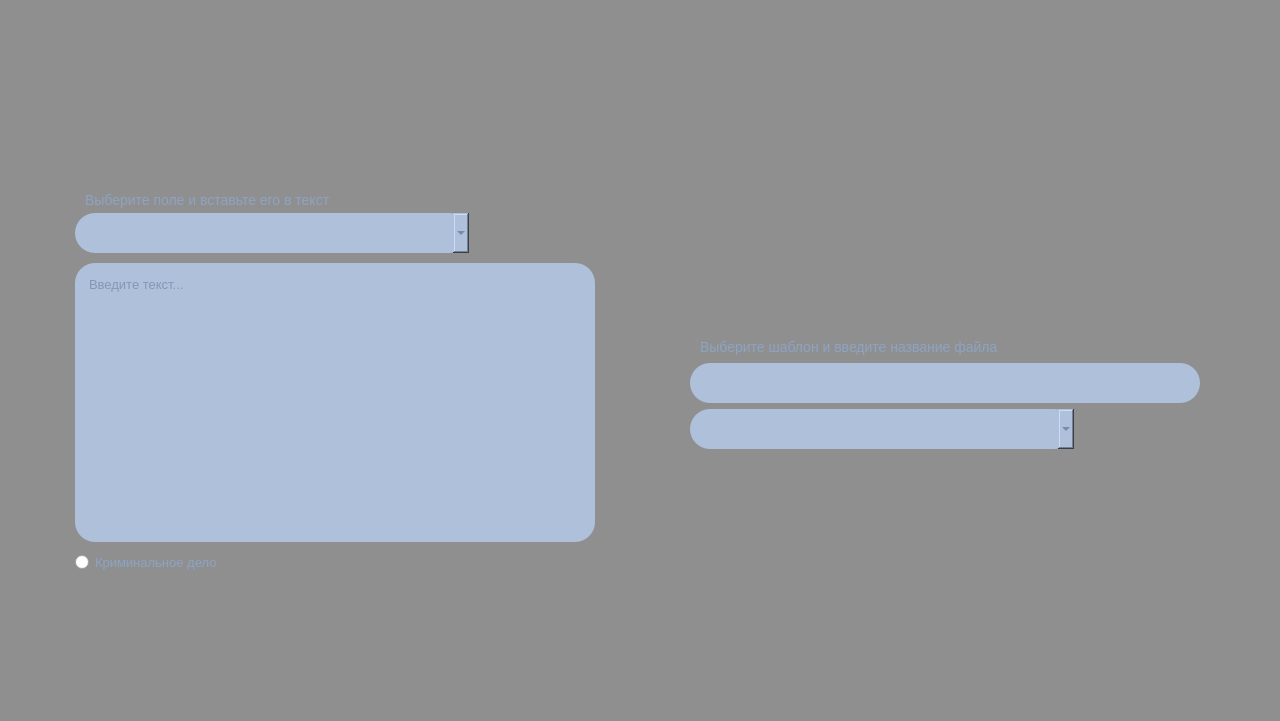
<?xml version="1.0" encoding="UTF-8"?>
<ui version="4.0">
 <class>CourtCaseWindow</class>
 <widget class="QWidget" name="CourtCaseWindow">
  <property name="geometry">
   <rect>
    <x>0</x>
    <y>0</y>
    <width>1280</width>
    <height>721</height>
   </rect>
  </property>
  <property name="windowTitle">
   <string>Form</string>
  </property>
  <property name="styleSheet">
   <string notr="true">QLabel {
	font-size: 14px;
	color: #8da3c3;
}

QScrollBar:vertical {
	margin: 15px 3px 15px 3px;
     background-color: #9fb4d3;
     width: 18px;
     border: 1px transparent #2A2929;
     border-radius: 6px;
}

QScrollBar::handle:vertical {
     background-color: #6d82a1; 
     border-radius: 6px; 
}

QScrollBar::sub-line:vertical {
     background: none;
     margin: 3px 0px 3px 0px;  
     height: 10px;
     width: 10px;
     subcontrol-position: top;
     subcontrol-origin: margin;
 }

QScrollBar::add-line:vertical {
     margin: 3px 0px 3px 0px;
     background: none;
     height: 10px;
     width: 10px;
     subcontrol-position: bottom;
     subcontrol-origin: margin;
 }

 QScrollBar::sub-line:vertical:hover,QScrollBar::sub-line:vertical:on
 {

     background: none;             
     height: 10px;
     width: 10px;
     subcontrol-position: top;
     subcontrol-origin: margin;
 }


 QScrollBar::add-line:vertical:hover, QScrollBar::add-line:vertical:on
 {
     background: none;             
     height: 10px;
     width: 10px;
     subcontrol-position: bottom;
     subcontrol-origin: margin;
 }

 QScrollBar::up-arrow:vertical, QScrollBar::down-arrow:vertical
 {
     background: none;
 }


 QScrollBar::add-page:vertical, QScrollBar::sub-page:vertical
 {
     background: none;
 }


QComboBox {
	background-color: #afc0da;
    border: none;
    border-radius: 20px;
	font-size: 14px;
	color: #566d8e;
}
QComboBox:on {
    padding-left: 6px;
}
QComboBox:!on {
    padding-left: 6px;
}
QComboBox::drop-down {
    subcontrol-origin: padding;
    subcontrol-position: top left;
    width: 18px;
	margin-left: 10px;
	image: url(:/courtcasewindow/images/courtcasewindow/combobox-button.png);
}
QComboBox::drop-down:hover {
	image: url(:/courtcasewindow/images/courtcasewindow/combobox-button-hover.png);
}

QComboBox:item {
       padding-left: 20px;  /* move text right to make room for tick mark */
}
QComboBox QAbstractItemView {
       border: none;
       color: black;
       selection-background-color: QLinearGradient( x1: 0, y1: 0, x2: 0, y2: 1, stop: 0 #111, stop: 1 #333);
}
QComboBox QListView {
	width: 20px;
}
</string>
  </property>
  <layout class="QGridLayout" name="gridLayout_2">
   <property name="leftMargin">
    <number>0</number>
   </property>
   <property name="topMargin">
    <number>0</number>
   </property>
   <property name="rightMargin">
    <number>0</number>
   </property>
   <property name="bottomMargin">
    <number>0</number>
   </property>
   <property name="spacing">
    <number>0</number>
   </property>
   <item row="0" column="0">
    <widget class="QWidget" name="background" native="true">
     <property name="styleSheet">
      <string notr="true">#background {
	background-color: rgb(0, 0, 0, 40%);
}</string>
     </property>
     <layout class="QHBoxLayout" name="horizontalLayout">
      <property name="spacing">
       <number>0</number>
      </property>
      <property name="leftMargin">
       <number>0</number>
      </property>
      <property name="topMargin">
       <number>0</number>
      </property>
      <property name="rightMargin">
       <number>0</number>
      </property>
      <property name="bottomMargin">
       <number>0</number>
      </property>
      <item>
       <widget class="QWidget" name="editWidget" native="true">
        <property name="minimumSize">
         <size>
          <width>550</width>
          <height>614</height>
         </size>
        </property>
        <property name="maximumSize">
         <size>
          <width>550</width>
          <height>614</height>
         </size>
        </property>
        <property name="styleSheet">
         <string notr="true">#editWidget {
	image: url(:/courtcasewindow/images/courtcasewindow/edit-window.png)
}</string>
        </property>
        <layout class="QVBoxLayout" name="verticalLayout_5">
         <property name="spacing">
          <number>0</number>
         </property>
         <property name="leftMargin">
          <number>0</number>
         </property>
         <property name="topMargin">
          <number>0</number>
         </property>
         <property name="rightMargin">
          <number>0</number>
         </property>
         <property name="bottomMargin">
          <number>0</number>
         </property>
         <item>
          <layout class="QHBoxLayout" name="horizontalLayout_3">
           <item>
            <spacer name="horizontalSpacer">
             <property name="orientation">
              <enum>Qt::Horizontal</enum>
             </property>
             <property name="sizeHint" stdset="0">
              <size>
               <width>40</width>
               <height>20</height>
              </size>
             </property>
            </spacer>
           </item>
           <item>
            <widget class="QPushButton" name="closeEditTemplate">
             <property name="minimumSize">
              <size>
               <width>85</width>
               <height>67</height>
              </size>
             </property>
             <property name="styleSheet">
              <string notr="true">#closeEditTemplate {
	image: url(:/courtcasewindow/images/courtcasewindow/close.png);
	border: none
}
#closeEditTemplate:hover {
	image: url(:/courtcasewindow/images/courtcasewindow/close-hover.png);
	border: none
}</string>
             </property>
             <property name="text">
              <string/>
             </property>
            </widget>
           </item>
          </layout>
         </item>
         <item>
          <layout class="QVBoxLayout" name="verticalLayout_6">
           <property name="spacing">
            <number>10</number>
           </property>
           <property name="leftMargin">
            <number>15</number>
           </property>
           <property name="topMargin">
            <number>70</number>
           </property>
           <property name="rightMargin">
            <number>15</number>
           </property>
           <property name="bottomMargin">
            <number>30</number>
           </property>
           <item>
            <layout class="QVBoxLayout" name="verticalLayout_4">
             <property name="spacing">
              <number>3</number>
             </property>
             <property name="topMargin">
              <number>0</number>
             </property>
             <item>
              <layout class="QHBoxLayout" name="horizontalLayout_5">
               <property name="spacing">
                <number>0</number>
               </property>
               <property name="topMargin">
                <number>0</number>
               </property>
               <item>
                <spacer name="horizontalSpacer_3">
                 <property name="orientation">
                  <enum>Qt::Horizontal</enum>
                 </property>
                 <property name="sizeType">
                  <enum>QSizePolicy::Fixed</enum>
                 </property>
                 <property name="sizeHint" stdset="0">
                  <size>
                   <width>10</width>
                   <height>20</height>
                  </size>
                 </property>
                </spacer>
               </item>
               <item>
                <widget class="QLabel" name="label">
                 <property name="text">
                  <string>Выберите поле и вставьте его в текст</string>
                 </property>
                </widget>
               </item>
              </layout>
             </item>
             <item>
              <layout class="QHBoxLayout" name="horizontalLayout_2">
               <property name="spacing">
                <number>10</number>
               </property>
               <property name="leftMargin">
                <number>0</number>
               </property>
               <property name="topMargin">
                <number>0</number>
               </property>
               <property name="rightMargin">
                <number>0</number>
               </property>
               <item>
                <widget class="QComboBox" name="comboBox">
                 <property name="sizePolicy">
                  <sizepolicy hsizetype="Expanding" vsizetype="Fixed">
                   <horstretch>0</horstretch>
                   <verstretch>0</verstretch>
                  </sizepolicy>
                 </property>
                 <property name="minimumSize">
                  <size>
                   <width>0</width>
                   <height>40</height>
                  </size>
                 </property>
                 <property name="styleSheet">
                  <string notr="true"/>
                 </property>
                 <property name="editable">
                  <bool>false</bool>
                 </property>
                 <item>
                  <property name="text">
                   <string/>
                  </property>
                 </item>
                </widget>
               </item>
               <item>
                <widget class="QPushButton" name="addField">
                 <property name="minimumSize">
                  <size>
                   <width>25</width>
                   <height>25</height>
                  </size>
                 </property>
                 <property name="styleSheet">
                  <string notr="true">#addField {
	image: url(:/courtcasewindow/images/courtcasewindow/add.png);
	border: none;
}
#addField:hover {
	image: url(:/courtcasewindow/images/courtcasewindow/add-hover.png);
	border: none;
}</string>
                 </property>
                 <property name="text">
                  <string/>
                 </property>
                </widget>
               </item>
               <item>
                <widget class="QPushButton" name="insertField">
                 <property name="minimumSize">
                  <size>
                   <width>25</width>
                   <height>25</height>
                  </size>
                 </property>
                 <property name="styleSheet">
                  <string notr="true">#insertField {
	image: url(:/courtcasewindow/images/courtcasewindow/insert-field.png);
	border: none;
}
#insertField:hover {
	image: url(:/courtcasewindow/images/courtcasewindow/insert-field-hover.png);
	border: none;
}</string>
                 </property>
                 <property name="text">
                  <string/>
                 </property>
                </widget>
               </item>
               <item>
                <widget class="QPushButton" name="deleteField">
                 <property name="minimumSize">
                  <size>
                   <width>25</width>
                   <height>25</height>
                  </size>
                 </property>
                 <property name="styleSheet">
                  <string notr="true">#deleteField {
	image: url(:/courtcasewindow/images/courtcasewindow/delete.png);
	border: none;
}
#deleteField:hover {
	image: url(:/courtcasewindow/images/courtcasewindow/delete-hover.png);
	border: none;
}</string>
                 </property>
                 <property name="text">
                  <string/>
                 </property>
                </widget>
               </item>
              </layout>
             </item>
            </layout>
           </item>
           <item>
            <widget class="QTextEdit" name="textEdit">
             <property name="styleSheet">
              <string notr="true">QTextEdit {
	background-color: #afc0da;
	border:none;
	border-radius: 20px;
	padding: 10px 10px 10px 10px;
	color: #566d8e;
	font-size: 13px;
}</string>
             </property>
             <property name="frameShape">
              <enum>QFrame::NoFrame</enum>
             </property>
             <property name="frameShadow">
              <enum>QFrame::Sunken</enum>
             </property>
             <property name="verticalScrollBarPolicy">
              <enum>Qt::ScrollBarAsNeeded</enum>
             </property>
             <property name="horizontalScrollBarPolicy">
              <enum>Qt::ScrollBarAsNeeded</enum>
             </property>
             <property name="sizeAdjustPolicy">
              <enum>QAbstractScrollArea::AdjustIgnored</enum>
             </property>
             <property name="html">
              <string>&lt;!DOCTYPE HTML PUBLIC &quot;-//W3C//DTD HTML 4.0//EN&quot; &quot;http://www.w3.org/TR/REC-html40/strict.dtd&quot;&gt;
&lt;html&gt;&lt;head&gt;&lt;meta name=&quot;qrichtext&quot; content=&quot;1&quot; /&gt;&lt;style type=&quot;text/css&quot;&gt;
p, li { white-space: pre-wrap; }
&lt;/style&gt;&lt;/head&gt;&lt;body style=&quot; font-family:'MS Shell Dlg 2'; font-size:13px; font-weight:400; font-style:normal;&quot;&gt;
&lt;p style=&quot;-qt-paragraph-type:empty; margin-top:0px; margin-bottom:0px; margin-left:0px; margin-right:0px; -qt-block-indent:0; text-indent:0px; font-size:8.25pt;&quot;&gt;&lt;br /&gt;&lt;/p&gt;&lt;/body&gt;&lt;/html&gt;</string>
             </property>
             <property name="placeholderText">
              <string>Введите текст...</string>
             </property>
            </widget>
           </item>
           <item>
            <widget class="QRadioButton" name="legalResponsibility">
             <property name="styleSheet">
              <string notr="true">QRadioButton {
	width:15px;
	height: 15px;
	font-size: 13px;
    color: #8da3c3;
}

QRadioButton::indicator {
	border-image: url(:/courtcasewindow/images/courtcasewindow/criminal-hover.png);
}

QRadioButton::indicator:unchecked {
	border-image: url(:/courtcasewindow/images/courtcasewindow/criminal.png);
}</string>
             </property>
             <property name="text">
              <string>Криминальное дело</string>
             </property>
             <property name="checked">
              <bool>false</bool>
             </property>
            </widget>
           </item>
          </layout>
         </item>
         <item>
          <layout class="QHBoxLayout" name="horizontalLayout_4">
           <item>
            <spacer name="horizontalSpacer_2">
             <property name="orientation">
              <enum>Qt::Horizontal</enum>
             </property>
             <property name="sizeHint" stdset="0">
              <size>
               <width>40</width>
               <height>20</height>
              </size>
             </property>
            </spacer>
           </item>
           <item>
            <widget class="QPushButton" name="confirmEdit">
             <property name="minimumSize">
              <size>
               <width>90</width>
               <height>65</height>
              </size>
             </property>
             <property name="styleSheet">
              <string notr="true">#confirmEdit {
	image:  url(:/courtcasewindow/images/courtcasewindow/ok.png);
	border: none
}
#confirmEdit:hover {
	image:  url(:/courtcasewindow/images/courtcasewindow/ok-hover.png);
	border: none
}</string>
             </property>
             <property name="text">
              <string/>
             </property>
            </widget>
           </item>
          </layout>
         </item>
        </layout>
       </widget>
      </item>
      <item>
       <widget class="QWidget" name="mainWidget" native="true">
        <property name="sizePolicy">
         <sizepolicy hsizetype="Preferred" vsizetype="Preferred">
          <horstretch>0</horstretch>
          <verstretch>0</verstretch>
         </sizepolicy>
        </property>
        <property name="minimumSize">
         <size>
          <width>550</width>
          <height>401</height>
         </size>
        </property>
        <property name="maximumSize">
         <size>
          <width>550</width>
          <height>401</height>
         </size>
        </property>
        <property name="styleSheet">
         <string notr="true">#mainWidget {
	image: url(:/courtcasewindow/images/courtcasewindow/first-window.png)
}</string>
        </property>
        <layout class="QVBoxLayout" name="verticalLayout">
         <property name="leftMargin">
          <number>0</number>
         </property>
         <property name="topMargin">
          <number>0</number>
         </property>
         <property name="rightMargin">
          <number>0</number>
         </property>
         <property name="bottomMargin">
          <number>0</number>
         </property>
         <item>
          <layout class="QHBoxLayout" name="closeLayout">
           <item>
            <spacer name="leftCloseSpacer">
             <property name="orientation">
              <enum>Qt::Horizontal</enum>
             </property>
             <property name="sizeHint" stdset="0">
              <size>
               <width>40</width>
               <height>20</height>
              </size>
             </property>
            </spacer>
           </item>
           <item>
            <widget class="QToolButton" name="close">
             <property name="minimumSize">
              <size>
               <width>85</width>
               <height>67</height>
              </size>
             </property>
             <property name="styleSheet">
              <string notr="true">#close {
	image: url(:/courtcasewindow/images/courtcasewindow/close.png);
	border: none
}
#close:hover {
	image: url(:/courtcasewindow/images/courtcasewindow/close-hover.png);
	border: none
}</string>
             </property>
             <property name="text">
              <string/>
             </property>
            </widget>
           </item>
          </layout>
         </item>
         <item>
          <spacer name="upperSpacer">
           <property name="orientation">
            <enum>Qt::Vertical</enum>
           </property>
           <property name="sizeType">
            <enum>QSizePolicy::Fixed</enum>
           </property>
           <property name="sizeHint" stdset="0">
            <size>
             <width>20</width>
             <height>38</height>
            </size>
           </property>
          </spacer>
         </item>
         <item>
          <layout class="QHBoxLayout" name="twinceButtonsLayout">
           <property name="bottomMargin">
            <number>0</number>
           </property>
           <item>
            <spacer name="leftButtonsSpacer">
             <property name="orientation">
              <enum>Qt::Horizontal</enum>
             </property>
             <property name="sizeType">
              <enum>QSizePolicy::Expanding</enum>
             </property>
             <property name="sizeHint" stdset="0">
              <size>
               <width>40</width>
               <height>1</height>
              </size>
             </property>
            </spacer>
           </item>
           <item>
            <widget class="QPushButton" name="firstPageButton">
             <property name="minimumSize">
              <size>
               <width>53</width>
               <height>53</height>
              </size>
             </property>
             <property name="styleSheet">
              <string notr="true">image:  url(:/courtcasewindow/images/courtcasewindow/first-page-button.png);
border: none
</string>
             </property>
             <property name="text">
              <string/>
             </property>
            </widget>
           </item>
           <item>
            <spacer name="centerButtonsSpacer">
             <property name="orientation">
              <enum>Qt::Horizontal</enum>
             </property>
             <property name="sizeType">
              <enum>QSizePolicy::Fixed</enum>
             </property>
             <property name="sizeHint" stdset="0">
              <size>
               <width>120</width>
               <height>1</height>
              </size>
             </property>
            </spacer>
           </item>
           <item>
            <widget class="QPushButton" name="secondPageButton">
             <property name="enabled">
              <bool>false</bool>
             </property>
             <property name="minimumSize">
              <size>
               <width>46</width>
               <height>46</height>
              </size>
             </property>
             <property name="styleSheet">
              <string notr="true">image: url(:/courtcasewindow/images/courtcasewindow/second-page-button.png);
border: none
</string>
             </property>
             <property name="text">
              <string/>
             </property>
            </widget>
           </item>
           <item>
            <spacer name="rightButtonsSpacer">
             <property name="orientation">
              <enum>Qt::Horizontal</enum>
             </property>
             <property name="sizeHint" stdset="0">
              <size>
               <width>40</width>
               <height>1</height>
              </size>
             </property>
            </spacer>
           </item>
          </layout>
         </item>
         <item>
          <widget class="QStackedWidget" name="stackedWidget">
           <property name="currentIndex">
            <number>0</number>
           </property>
           <widget class="QWidget" name="firstPage">
            <layout class="QVBoxLayout" name="verticalLayout_2">
             <property name="spacing">
              <number>0</number>
             </property>
             <property name="leftMargin">
              <number>20</number>
             </property>
             <property name="topMargin">
              <number>7</number>
             </property>
             <property name="rightMargin">
              <number>20</number>
             </property>
             <item>
              <layout class="QVBoxLayout" name="firstPageMainLayout">
               <property name="spacing">
                <number>6</number>
               </property>
               <property name="topMargin">
                <number>0</number>
               </property>
               <item>
                <layout class="QHBoxLayout" name="chooseLayout">
                 <property name="spacing">
                  <number>0</number>
                 </property>
                 <property name="topMargin">
                  <number>0</number>
                 </property>
                 <item>
                  <spacer name="LeftChooseLayout">
                   <property name="orientation">
                    <enum>Qt::Horizontal</enum>
                   </property>
                   <property name="sizeType">
                    <enum>QSizePolicy::Fixed</enum>
                   </property>
                   <property name="sizeHint" stdset="0">
                    <size>
                     <width>10</width>
                     <height>20</height>
                    </size>
                   </property>
                  </spacer>
                 </item>
                 <item>
                  <widget class="QLabel" name="chooseText">
                   <property name="sizePolicy">
                    <sizepolicy hsizetype="Preferred" vsizetype="Maximum">
                     <horstretch>0</horstretch>
                     <verstretch>0</verstretch>
                    </sizepolicy>
                   </property>
                   <property name="styleSheet">
                    <string notr="true"/>
                   </property>
                   <property name="text">
                    <string>Выберите шаблон и введите название файла</string>
                   </property>
                   <property name="alignment">
                    <set>Qt::AlignBottom|Qt::AlignLeading|Qt::AlignLeft</set>
                   </property>
                  </widget>
                 </item>
                </layout>
               </item>
               <item>
                <layout class="QHBoxLayout" name="filenameLayout">
                 <property name="spacing">
                  <number>0</number>
                 </property>
                 <property name="topMargin">
                  <number>0</number>
                 </property>
                 <item>
                  <widget class="QLineEdit" name="filenameEdit">
                   <property name="minimumSize">
                    <size>
                     <width>0</width>
                     <height>40</height>
                    </size>
                   </property>
                   <property name="styleSheet">
                    <string notr="true">background-color: #afc0da;
border-radius: 20px;
font-size: 14px;
padding-left: 10px;
color: #566d8e;</string>
                   </property>
                   <property name="text">
                    <string/>
                   </property>
                   <property name="placeholderText">
                    <string/>
                   </property>
                  </widget>
                 </item>
                </layout>
               </item>
               <item>
                <layout class="QHBoxLayout" name="chooseTemplateLayout">
                 <property name="spacing">
                  <number>10</number>
                 </property>
                 <item>
                  <widget class="QComboBox" name="chooseTemplate">
                   <property name="sizePolicy">
                    <sizepolicy hsizetype="Preferred" vsizetype="Fixed">
                     <horstretch>0</horstretch>
                     <verstretch>0</verstretch>
                    </sizepolicy>
                   </property>
                   <property name="minimumSize">
                    <size>
                     <width>0</width>
                     <height>40</height>
                    </size>
                   </property>
                   <property name="styleSheet">
                    <string notr="true"/>
                   </property>
                   <property name="currentText">
                    <string/>
                   </property>
                   <item>
                    <property name="text">
                     <string/>
                    </property>
                   </item>
                  </widget>
                 </item>
                 <item>
                  <widget class="QPushButton" name="addTemplate">
                   <property name="sizePolicy">
                    <sizepolicy hsizetype="Maximum" vsizetype="Fixed">
                     <horstretch>0</horstretch>
                     <verstretch>0</verstretch>
                    </sizepolicy>
                   </property>
                   <property name="minimumSize">
                    <size>
                     <width>25</width>
                     <height>25</height>
                    </size>
                   </property>
                   <property name="styleSheet">
                    <string notr="true">#addTemplate {
	image: url(:/courtcasewindow/images/courtcasewindow/add.png);
	border: none;
}
#addTemplate:hover {
	image: url(:/courtcasewindow/images/courtcasewindow/add-hover.png);
	border: none;
}</string>
                   </property>
                   <property name="text">
                    <string/>
                   </property>
                  </widget>
                 </item>
                 <item>
                  <widget class="QPushButton" name="editTemplate">
                   <property name="sizePolicy">
                    <sizepolicy hsizetype="Maximum" vsizetype="Fixed">
                     <horstretch>0</horstretch>
                     <verstretch>0</verstretch>
                    </sizepolicy>
                   </property>
                   <property name="minimumSize">
                    <size>
                     <width>25</width>
                     <height>25</height>
                    </size>
                   </property>
                   <property name="styleSheet">
                    <string notr="true">#editTemplate {
	image: url(:/courtcasewindow/images/courtcasewindow/edit.png);
	border: none;
}
#editTemplate:hover {
image: url(:/courtcasewindow/images/courtcasewindow/edit-hover.png);
	border: none;
}</string>
                   </property>
                   <property name="text">
                    <string/>
                   </property>
                  </widget>
                 </item>
                 <item>
                  <widget class="QPushButton" name="deleteTemplate">
                   <property name="sizePolicy">
                    <sizepolicy hsizetype="Maximum" vsizetype="Fixed">
                     <horstretch>0</horstretch>
                     <verstretch>0</verstretch>
                    </sizepolicy>
                   </property>
                   <property name="minimumSize">
                    <size>
                     <width>25</width>
                     <height>25</height>
                    </size>
                   </property>
                   <property name="styleSheet">
                    <string notr="true">#deleteTemplate {
	image: url(:/courtcasewindow/images/courtcasewindow/delete.png);
	border: none;
}
#deleteTemplate:hover {
	image: url(:/courtcasewindow/images/courtcasewindow/delete-hover.png);
	border: none;
}</string>
                   </property>
                   <property name="text">
                    <string/>
                   </property>
                  </widget>
                 </item>
                </layout>
               </item>
              </layout>
             </item>
             <item>
              <spacer name="downSpacer">
               <property name="orientation">
                <enum>Qt::Vertical</enum>
               </property>
               <property name="sizeHint" stdset="0">
                <size>
                 <width>20</width>
                 <height>40</height>
                </size>
               </property>
              </spacer>
             </item>
            </layout>
           </widget>
           <widget class="QWidget" name="secondPage">
            <layout class="QVBoxLayout" name="verticalLayout_3">
             <item>
              <widget class="QStackedWidget" name="fieldStackedWidget">
               <widget class="QWidget" name="page_3"/>
               <widget class="QWidget" name="page_4"/>
              </widget>
             </item>
             <item>
              <layout class="QHBoxLayout" name="buttonLayout"/>
             </item>
            </layout>
           </widget>
          </widget>
         </item>
         <item>
          <layout class="QHBoxLayout" name="okeyLayout">
           <item>
            <spacer name="leftOkeySpacer">
             <property name="orientation">
              <enum>Qt::Horizontal</enum>
             </property>
             <property name="sizeHint" stdset="0">
              <size>
               <width>40</width>
               <height>20</height>
              </size>
             </property>
            </spacer>
           </item>
           <item>
            <widget class="QPushButton" name="okeyButtun">
             <property name="minimumSize">
              <size>
               <width>90</width>
               <height>65</height>
              </size>
             </property>
             <property name="styleSheet">
              <string notr="true">#okeyButtun {
	image:  url(:/courtcasewindow/images/courtcasewindow/ok.png);
	border: none
}
#okeyButtun:hover {
	image:  url(:/courtcasewindow/images/courtcasewindow/ok-hover.png);
	border: none
}</string>
             </property>
             <property name="text">
              <string/>
             </property>
            </widget>
           </item>
          </layout>
         </item>
        </layout>
       </widget>
      </item>
     </layout>
    </widget>
   </item>
  </layout>
 </widget>
 <resources/>
 <connections/>
</ui>
